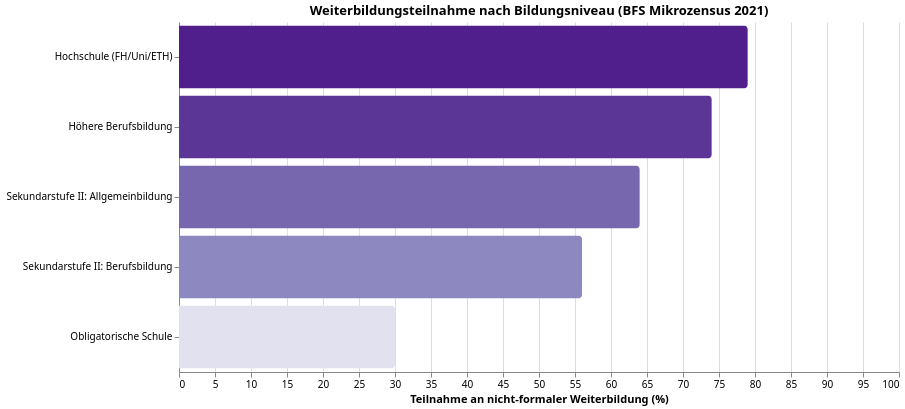

Express this chart as Vega-Lite.
### Vega-Lite specification from a JSON file in a GitHub repository (floating-point values rounded to 4 significant figures)
{"$schema": "https://vega.github.io/schema/vega-lite/v5.json", "config": {"font": "Switzer, system-ui, sans-serif", "view": {"stroke": "transparent"}}, "data": {"values": [{"Bildungsniveau": "Obligatorische Schule", "Teilnahme %": 30}, {"Bildungsniveau": "Sekundarstufe II: Berufsbildung", "Teilnahme %": 56}, {"Bildungsniveau": "Sekundarstufe II: Allgemeinbildung", "Teilnahme %": 64}, {"Bildungsniveau": "Höhere Berufsbildung", "Teilnahme %": 74}, {"Bildungsniveau": "Hochschule (FH/Uni/ETH)", "Teilnahme %": 79}]}, "encoding": {"color": {"field": "Teilnahme %", "legend": null, "scale": {"scheme": "purples"}, "type": "quantitative"}, "x": {"field": "Teilnahme %", "scale": {"domain": [0, 100]}, "title": "Teilnahme an nicht-formaler Weiterbildung (%)", "type": "quantitative"}, "y": {"field": "Bildungsniveau", "sort": "-x", "title": null, "type": "nominal"}}, "height": 350, "mark": {"cornerRadiusEnd": 4, "type": "bar"}, "title": "Weiterbildungsteilnahme nach Bildungsniveau (BFS Mikrozensus 2021)", "width": 720}
